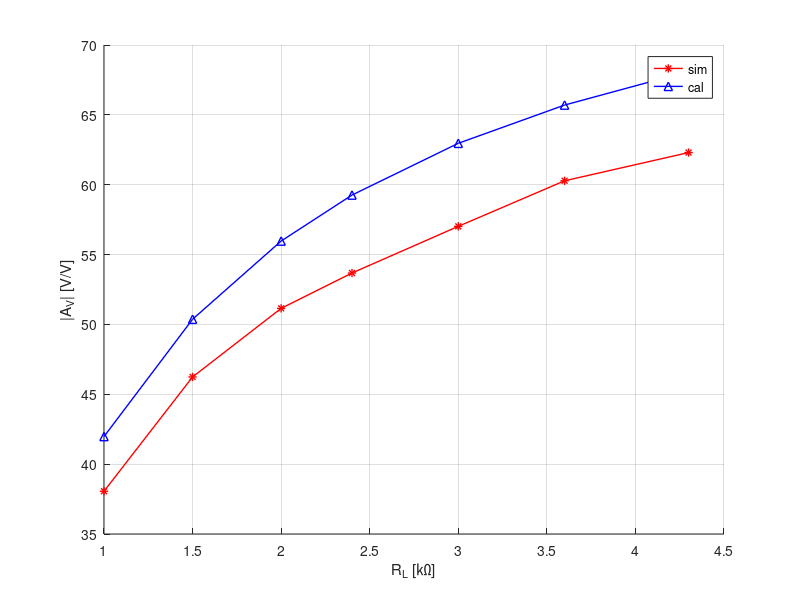

The MATLAB script that drew this image:
clear
close all
clc
format long

hold on
grid on
RL=[ 1 1.5 2 2.4 3 3.6 4.3];
sim_Av = [
    
    -38.06
    -46.24
    -51.15
    -53.68
    -57.02
    -60.28
    -62.30
    ];
cal_Av = [
    
    -41.9758
    -50.371
    -55.9677
    -59.26
    -62.9637
    -65.7013
    -68.1117
    ];
hold on
grid on
plot(RL,abs(sim_Av),'*-','LineWidth',1,'Color',"r");
plot(RL,abs(cal_Av),'^-','LineWidth',1,'Color',"b");
legend('sim','cal');
xlabel('R_L [㏀]');
ylabel('|A_V| [V/V]');

